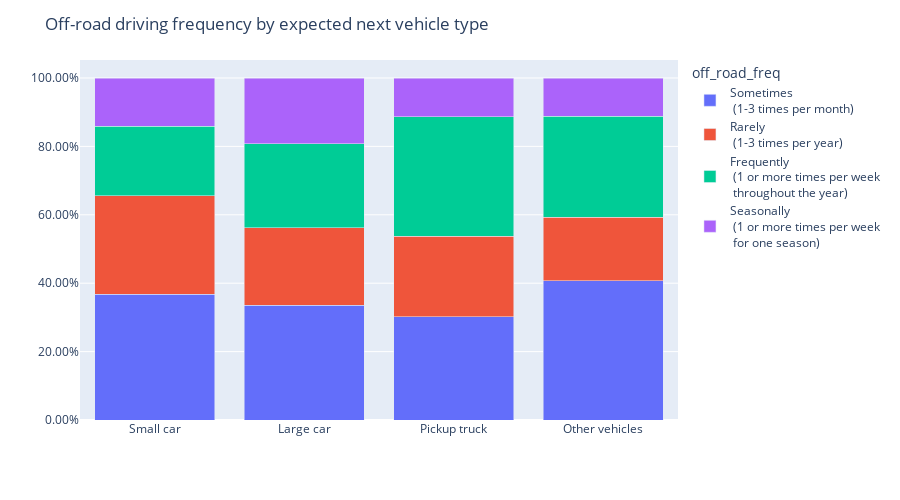

The notebook cell saved with this chart:
### Code cell
df_off_road_next_veh = geo_edf[['next_veh_type_1', 'off_road_freq']].copy()

# Define the vehicle order
vehicle_order = ["Small car", "Large car", "Pickup truck", "Other vehicles"]

# sort the graph in order
df_off_road_next_veh_copy = df_off_road_next_veh.copy()
df_off_road_next_veh_copy['next_veh_type_1'] = pd.Categorical(df_off_road_next_veh_copy['next_veh_type_1'], categories=vehicle_order, ordered=True)
df_off_road_next_veh = df_off_road_next_veh_copy


# count the number of each off road frequency by next vehicle type
result = df_off_road_next_veh.groupby('next_veh_type_1')['off_road_freq'].value_counts().reset_index(name='count_each_off_road_freq')

# calulate the percentage of each off road frequency make it out of 100
result['percentage'] = result['count_each_off_road_freq'] / result.groupby('next_veh_type_1')['count_each_off_road_freq'].transform('sum')

# convert off_road_freq to string as it is categorical (We need to change this to proper categorical variable later)
result['off_road_freq'] = result['off_road_freq'].astype(str)

# result['off_road_freq'] = result['off_road_freq'].map(color_map_off_road_freq)

# plot it in stacked bar chart
fig = px.bar(result, x="next_veh_type_1", y="percentage", color="off_road_freq", barmode="stack",)

# change the percentage to 2 decimal places
fig.for_each_trace(lambda t: t.update(name=t.name.replace("\n", "<br>")))
fig.update_layout(yaxis=dict(tickformat=".2%"))




fig.update_layout(
    xaxis=dict(
        tickmode='linear',
        dtick=1,
        tickangle=0,
        title_text=None
    ),
    yaxis=dict(
        title_text=None
    ),
    height=500,
    title_text="Off-road driving frequency by expected next vehicle type"
)


fig.show()

### Figure 1 — Plotly figure (JSON) as saved in the notebook; plotly's stock layout.template omitted (floating-point values rounded to 4 significant figures)
{"data": [{"alignmentgroup": "True", "hovertemplate": "off_road_freq=Sometimes \n (1-3 times per month)<br>next_veh_type_1=%{x}<br>percentage=%{y}<extra></extra>", "legendgroup": "Sometimes \n (1-3 times per month)", "marker": {"color": "#636efa", "pattern": {"shape": ""}}, "name": "Sometimes <br> (1-3 times per month)", "offsetgroup": "Sometimes \n (1-3 times per month)", "orientation": "v", "showlegend": true, "textposition": "auto", "type": "bar", "x": ["Small car", "Large car", "Pickup truck", "Other vehicles"], "xaxis": "x", "y": [0.3672, 0.3356, 0.3019, 0.4074], "yaxis": "y"}, {"alignmentgroup": "True", "hovertemplate": "off_road_freq=Rarely \n (1-3 times per year)<br>next_veh_type_1=%{x}<br>percentage=%{y}<extra></extra>", "legendgroup": "Rarely \n (1-3 times per year)", "marker": {"color": "#EF553B", "pattern": {"shape": ""}}, "name": "Rarely <br> (1-3 times per year)", "offsetgroup": "Rarely \n (1-3 times per year)", "orientation": "v", "showlegend": true, "textposition": "auto", "type": "bar", "x": ["Small car", "Large car", "Pickup truck", "Other vehicles"], "xaxis": "x", "y": [0.2891, 0.226, 0.2358, 0.1852], "yaxis": "y"}, {"alignmentgroup": "True", "hovertemplate": "off_road_freq=Frequently \n (1 or more times per week \n throughout the year)<br>next_veh_type_1=%{x}<br>percentage=%{y}<extra></extra>", "legendgroup": "Frequently \n (1 or more times per week \n throughout the year)", "marker": {"color": "#00cc96", "pattern": {"shape": ""}}, "name": "Frequently <br> (1 or more times per week <br> throughout the year)", "offsetgroup": "Frequently \n (1 or more times per week \n throughout the year)", "orientation": "v", "showlegend": true, "textposition": "auto", "type": "bar", "x": ["Small car", "Large car", "Pickup truck", "Other vehicles"], "xaxis": "x", "y": [0.2031, 0.2466, 0.3491, 0.2963], "yaxis": "y"}, {"alignmentgroup": "True", "hovertemplate": "off_road_freq=Seasonally \n (1 or more times per week \n for one season)<br>next_veh_type_1=%{x}<br>percentage=%{y}<extra></extra>", "legendgroup": "Seasonally \n (1 or more times per week \n for one season)", "marker": {"color": "#ab63fa", "pattern": {"shape": ""}}, "name": "Seasonally <br> (1 or more times per week <br> for one season)", "offsetgroup": "Seasonally \n (1 or more times per week \n for one season)", "orientation": "v", "showlegend": true, "textposition": "auto", "type": "bar", "x": ["Small car", "Large car", "Pickup truck", "Other vehicles"], "xaxis": "x", "y": [0.1406, 0.1918, 0.1132, 0.1111], "yaxis": "y"}], "layout": {"barmode": "stack", "height": 500, "legend": {"title": {"text": "off_road_freq"}, "tracegroupgap": 0}, "margin": {"t": 60}, "title": {"text": "Off-road driving frequency by expected next vehicle type"}, "xaxis": {"anchor": "y", "domain": [0, 1], "dtick": 1, "tickangle": 0, "tickmode": "linear", "title": {}}, "yaxis": {"anchor": "x", "domain": [0, 1], "tickformat": ".2%", "title": {}}}}
